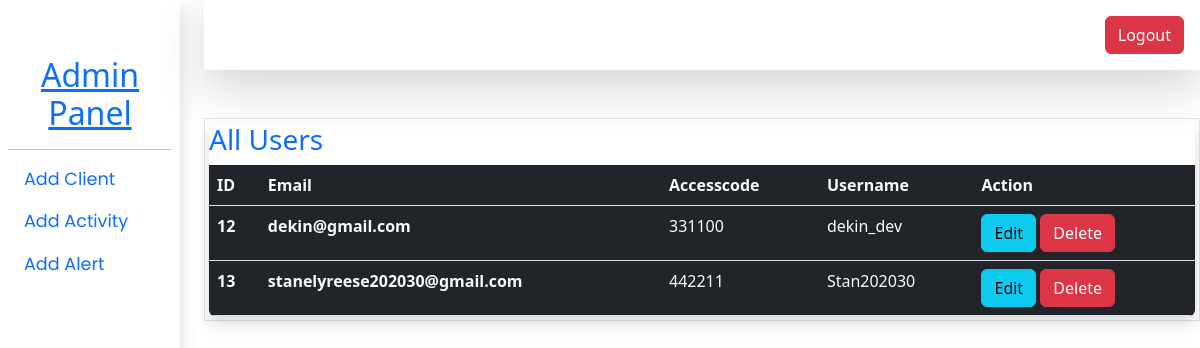
/admin/main.php, run on the app's committed database.
### tables this page shows
CREATE TABLE `signup` (
  `id` int(11) NOT NULL,
  `username` varchar(100) NOT NULL,
  `email` varchar(100) NOT NULL,
  `accessCode` varchar(100) NOT NULL,
  `password` varchar(255) NOT NULL
);

### admin/allUsers.php (the view, shortened to what this page needs)
<?php
    include 'db/db.php';
    $getUsers = "SELECT * FROM Signup";
    $getQuery = mysqli_query($conn,$getUsers) or die($conn);
?>
<div class="table-responsive shadow rounded">
    <h3 class="text-primary">All Users</h3>
    <table class="table bg-dark text-light mb-0">
        <thead class="">
            <tr>
            <th scope="col">ID</th>
            <th scope="col">Email</th>
            <th scope="col">Accesscode</th>
            <th scope="col">Username</th>
            <th scope="col">Action</th>
            </tr>
        </thead>
        <tbody>
            <?php while($row = mysqli_fetch_assoc($getQuery)):?>
                <tr>
                    <th><?=$row['id'] ?></th>
                    <th><?=$row['email'] ?></th>
                    <td><?=$row['accessCode'] ?></td>
                    <td><?=$row['username'] ?></td>
                    <td>
                        <a href="main.php?page=edit&id=<?=$row['id'] ?>" class="btn btn-info">Edit</a>
                        <a href="main.php?page=''&delid=<?=$row['id'] ?>" class="btn btn-danger" onclick="javascript:return confirm('Do you want to delete this user? ')">Delete</a>
                    </td>
                </tr>
            <?php endwhile; ?>
        </tbody>
    </table>
</div>

### admin/inc/header.php (shortened to what this page needs)
<!DOCTYPE html>
<html lang="en">
<head>
    <link rel="stylesheet" href="https://cdn.jsdelivr.net/npm/bootstrap@5.2.3/dist/css/bootstrap.min.css
    ">
    <link rel="stylesheet" href="./bootstrap/css/bootstrap.css">
    <link rel="stylesheet" href="./bootstrap/css/styles.css">
</head>
<body>

### admin/main.php (shortened to what this page needs)
<?php include 'inc/header.php'?>
<div class="container-fluid p-0 " style="height:100vh ;width:100%">
    <div class="row">
        <div class="col-md-2 ">
            <div class="p-2 shadow h-100">
                <a href="main.php?page=''"><h2 class="text-center mt-5">Admin Panel</h2></a>
                <hr>
                <div class="ms-3 d-flex flex-wrap d-md-block">
                    <a href="main.php?page=addUser" class="nav-link text-primary"><p class="d-none d-md-block">Add Client</p></a>
                    <a href="main.php?page=addActivity" class="nav-link text-primary"><p>Add Activity</p></a>
                    <a href="main.php?page=addAlert" class="nav-link text-primary"><p>Add Alert</p></a>
                </div>
            </div>
        </div>
        <div class="col-md-10">
            <div class="text-end p-3 shadow-lg"><a href="" class="btn btn-danger">Logout</a></div>
            <div class="my-5 border p-1">
                <?php
                    switch(($_GET['page'])){
                        default :
                            include './allUsers.php';
                    }
                ?>
                </div>
        </div>
    </div>
</div>

### data on the page
signup: id "12", email "dekin@gmail.com", accessCode "331100", username "dekin_dev"
signup: id "13", email "stanelyreese202030@gmail.com", accessCode "442211", username "Stan202030"
